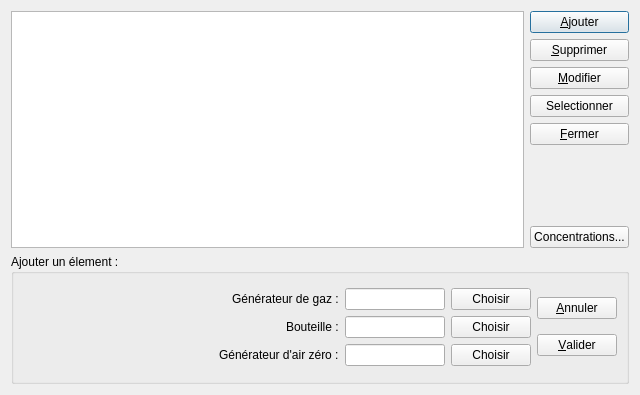
<?xml version="1.0" encoding="UTF-8"?>
<ui version="4.0">
 <class>Dlg_Systeme_Etalon</class>
 <widget class="QDialog" name="Dlg_Systeme_Etalon">
  <property name="windowModality">
   <enum>Qt::ApplicationModal</enum>
  </property>
  <property name="geometry">
   <rect>
    <x>0</x>
    <y>0</y>
    <width>640</width>
    <height>395</height>
   </rect>
  </property>
  <property name="windowTitle">
   <string>Dialog</string>
  </property>
  <property name="modal">
   <bool>true</bool>
  </property>
  <layout class="QGridLayout" name="gridLayout_3">
   <item row="0" column="0">
    <layout class="QGridLayout" name="gridLayout">
     <item row="0" column="0">
      <widget class="QTableView" name="tableView">
       <property name="editTriggers">
        <set>QAbstractItemView::NoEditTriggers</set>
       </property>
       <property name="alternatingRowColors">
        <bool>true</bool>
       </property>
       <property name="selectionMode">
        <enum>QAbstractItemView::SingleSelection</enum>
       </property>
       <property name="selectionBehavior">
        <enum>QAbstractItemView::SelectRows</enum>
       </property>
      </widget>
     </item>
     <item row="0" column="1">
      <layout class="QVBoxLayout" name="verticalLayout">
       <item>
        <widget class="QPushButton" name="button_Ajouter">
         <property name="text">
          <string>&amp;Ajouter</string>
         </property>
        </widget>
       </item>
       <item>
        <widget class="QPushButton" name="button_Supprimer">
         <property name="text">
          <string>&amp;Supprimer</string>
         </property>
        </widget>
       </item>
       <item>
        <widget class="QPushButton" name="button_Modifier">
         <property name="text">
          <string>&amp;Modifier</string>
         </property>
        </widget>
       </item>
       <item>
        <widget class="QPushButton" name="button_Selectionner">
         <property name="text">
          <string>Selectionner</string>
         </property>
        </widget>
       </item>
       <item>
        <widget class="QPushButton" name="button_Fermer">
         <property name="text">
          <string>&amp;Fermer</string>
         </property>
        </widget>
       </item>
       <item>
        <spacer name="verticalSpacer">
         <property name="orientation">
          <enum>Qt::Vertical</enum>
         </property>
         <property name="sizeHint" stdset="0">
          <size>
           <width>20</width>
           <height>40</height>
          </size>
         </property>
        </spacer>
       </item>
       <item>
        <widget class="QPushButton" name="button_EditConcentration">
         <property name="text">
          <string>Concentrations...</string>
         </property>
        </widget>
       </item>
      </layout>
     </item>
     <item row="1" column="0" colspan="2">
      <widget class="QGroupBox" name="gb_edit_champs">
       <property name="sizePolicy">
        <sizepolicy hsizetype="Preferred" vsizetype="Fixed">
         <horstretch>0</horstretch>
         <verstretch>0</verstretch>
        </sizepolicy>
       </property>
       <property name="minimumSize">
        <size>
         <width>0</width>
         <height>130</height>
        </size>
       </property>
       <property name="maximumSize">
        <size>
         <width>16777215</width>
         <height>130</height>
        </size>
       </property>
       <property name="title">
        <string>Ajouter un élement :</string>
       </property>
       <layout class="QGridLayout" name="gridLayout_2">
        <item row="0" column="0">
         <layout class="QVBoxLayout" name="verticalLayout_3">
          <item>
           <layout class="QHBoxLayout" name="horizontalLayout">
            <item>
             <spacer name="horizontalSpacer_3">
              <property name="orientation">
               <enum>Qt::Horizontal</enum>
              </property>
              <property name="sizeHint" stdset="0">
               <size>
                <width>40</width>
                <height>20</height>
               </size>
              </property>
             </spacer>
            </item>
            <item>
             <widget class="QLabel" name="label">
              <property name="text">
               <string>Générateur de gaz :</string>
              </property>
             </widget>
            </item>
            <item>
             <widget class="QLineEdit" name="lineEdit_ChoixDiluteur">
              <property name="sizePolicy">
               <sizepolicy hsizetype="Fixed" vsizetype="Fixed">
                <horstretch>0</horstretch>
                <verstretch>0</verstretch>
               </sizepolicy>
              </property>
              <property name="minimumSize">
               <size>
                <width>0</width>
                <height>0</height>
               </size>
              </property>
              <property name="maximumSize">
               <size>
                <width>100</width>
                <height>16777215</height>
               </size>
              </property>
             </widget>
            </item>
            <item>
             <widget class="QPushButton" name="button_ChoixDiluteur">
              <property name="text">
               <string>Choisir</string>
              </property>
             </widget>
            </item>
           </layout>
          </item>
          <item>
           <layout class="QHBoxLayout" name="horizontalLayout_2">
            <item>
             <spacer name="horizontalSpacer">
              <property name="orientation">
               <enum>Qt::Horizontal</enum>
              </property>
              <property name="sizeHint" stdset="0">
               <size>
                <width>40</width>
                <height>20</height>
               </size>
              </property>
             </spacer>
            </item>
            <item>
             <widget class="QLabel" name="label_2">
              <property name="text">
               <string>Bouteille :</string>
              </property>
             </widget>
            </item>
            <item>
             <widget class="QLineEdit" name="lineEdit_ChoixBouteille">
              <property name="sizePolicy">
               <sizepolicy hsizetype="Fixed" vsizetype="Fixed">
                <horstretch>0</horstretch>
                <verstretch>0</verstretch>
               </sizepolicy>
              </property>
              <property name="maximumSize">
               <size>
                <width>100</width>
                <height>16777215</height>
               </size>
              </property>
             </widget>
            </item>
            <item>
             <widget class="QPushButton" name="button_ChoixBouteille">
              <property name="text">
               <string>Choisir</string>
              </property>
             </widget>
            </item>
           </layout>
          </item>
          <item>
           <layout class="QHBoxLayout" name="horizontalLayout_3">
            <item>
             <spacer name="horizontalSpacer_2">
              <property name="orientation">
               <enum>Qt::Horizontal</enum>
              </property>
              <property name="sizeHint" stdset="0">
               <size>
                <width>40</width>
                <height>20</height>
               </size>
              </property>
             </spacer>
            </item>
            <item>
             <widget class="QLabel" name="label_3">
              <property name="text">
               <string>Générateur d'air zéro :</string>
              </property>
             </widget>
            </item>
            <item>
             <widget class="QLineEdit" name="lineEdit_ChoixGenAirZero">
              <property name="sizePolicy">
               <sizepolicy hsizetype="Fixed" vsizetype="Fixed">
                <horstretch>0</horstretch>
                <verstretch>0</verstretch>
               </sizepolicy>
              </property>
              <property name="maximumSize">
               <size>
                <width>100</width>
                <height>16777215</height>
               </size>
              </property>
             </widget>
            </item>
            <item>
             <widget class="QPushButton" name="button_ChoixGenAirZero">
              <property name="text">
               <string>Choisir</string>
              </property>
             </widget>
            </item>
           </layout>
          </item>
         </layout>
        </item>
        <item row="0" column="1">
         <layout class="QVBoxLayout" name="verticalLayout_2" stretch="0,0">
          <item>
           <widget class="QPushButton" name="button_Annuler">
            <property name="text">
             <string>&amp;Annuler</string>
            </property>
           </widget>
          </item>
          <item>
           <widget class="QPushButton" name="button_Valider">
            <property name="text">
             <string>&amp;Valider</string>
            </property>
           </widget>
          </item>
         </layout>
        </item>
       </layout>
      </widget>
     </item>
    </layout>
   </item>
  </layout>
 </widget>
 <resources/>
 <connections/>
</ui>
